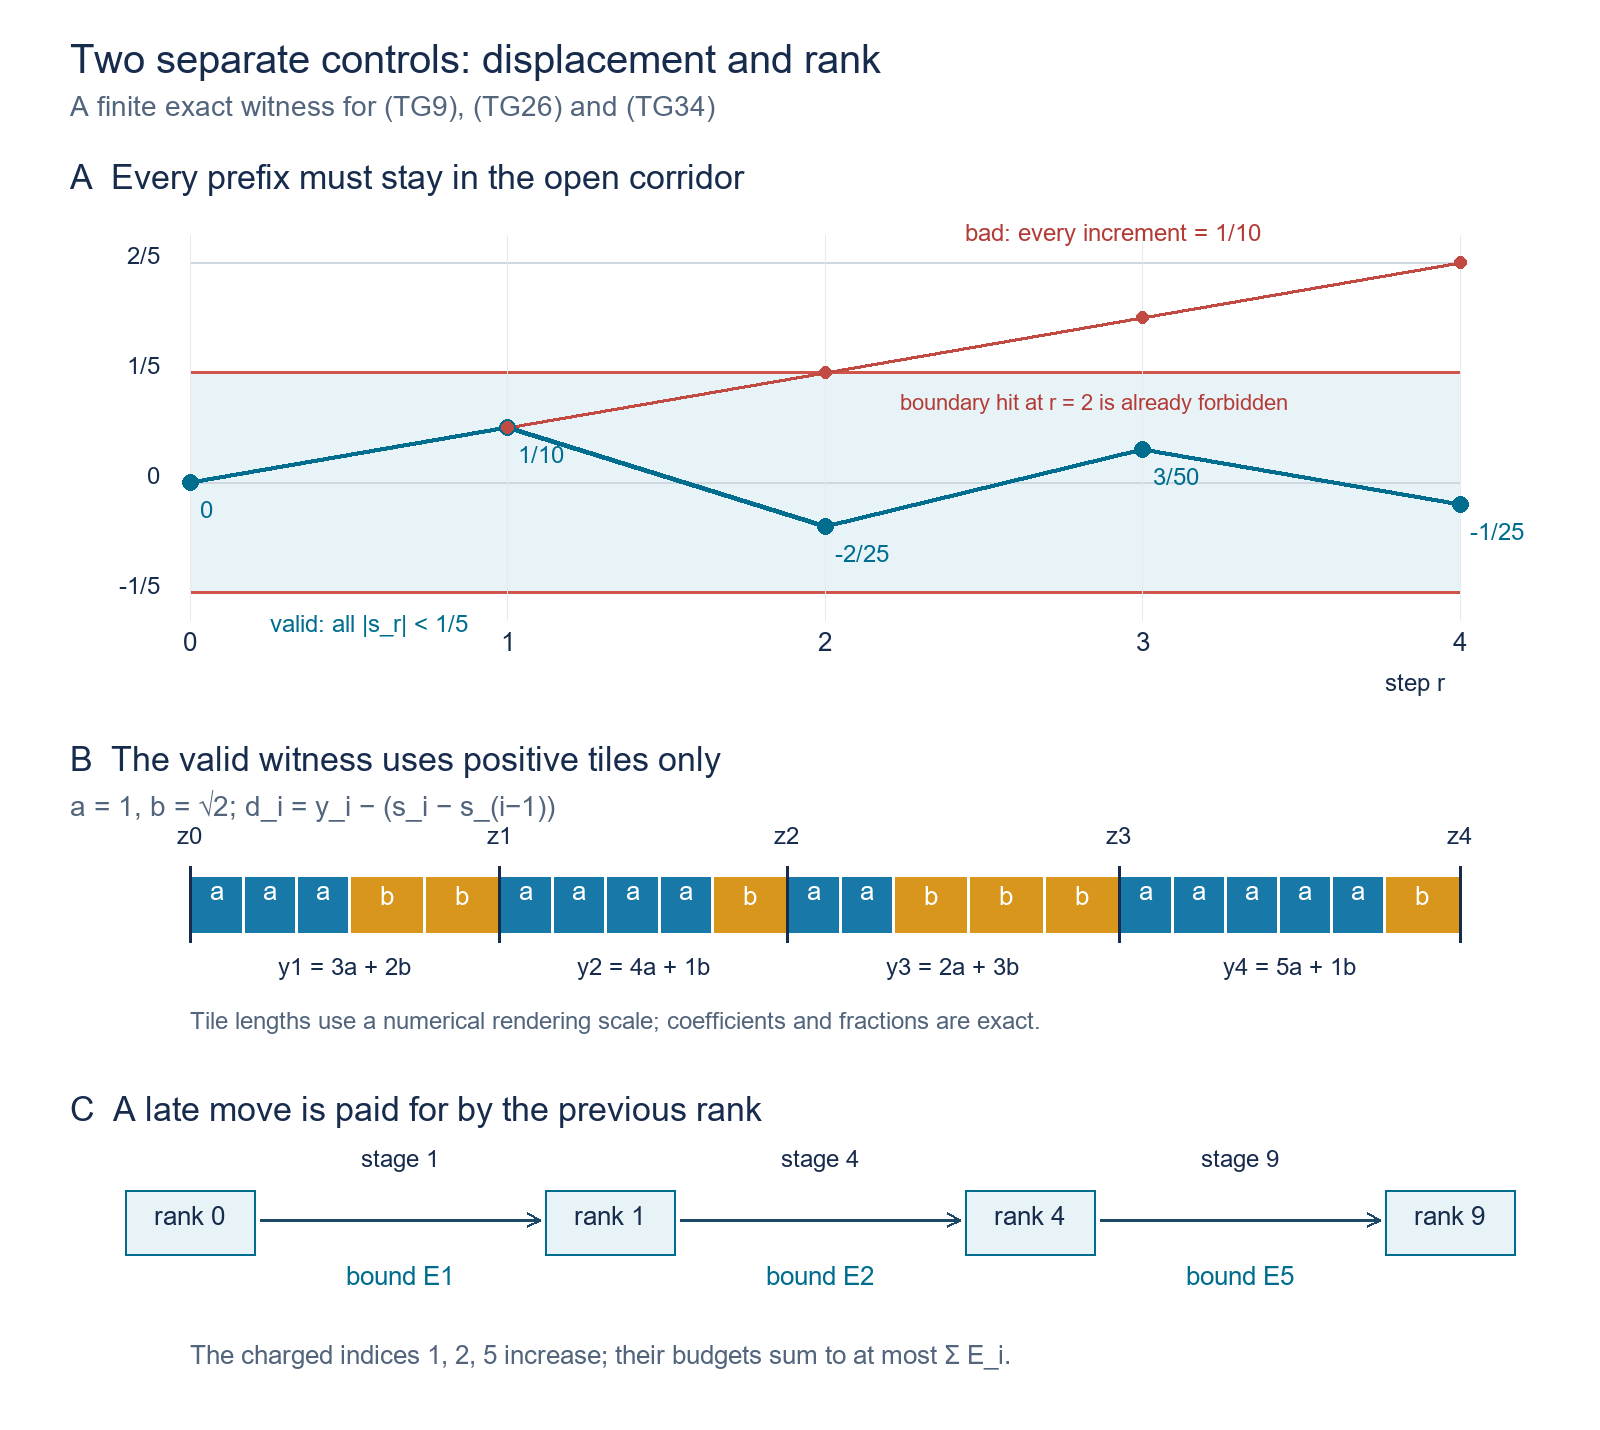

The script that saved this image:
"""Original diagnostic for the all-orbit two-gap proof; CC0-1.0.
Run with Python -B. Uses Pillow already present in the workspace runtime.
The installed Arial font is read for rasterization; no font is copied.
SVG contains text references, not embedded fonts. No package or cache is created.
"""
from pathlib import Path
from fractions import Fraction
import math, json, html
from PIL import Image, ImageDraw, ImageFont

OUT=Path(__file__).resolve().parent
W,H=1600,1430
im=Image.new('RGB',(W,H),'#ffffff'); draw=ImageDraw.Draw(im)
svg=[f'<svg xmlns="http://www.w3.org/2000/svg" width="{W}" height="{H}" viewBox="0 0 {W} {H}">', '<rect width="100%" height="100%" fill="white"/>']
font_path=Path('C:/Windows/Fonts/arial.ttf')
fonts={size:ImageFont.truetype(str(font_path),size) for size in [22,24,26,28,30,34,40]}
def text(x,y,t,size=26,color='#172b4d',anchor=None):
    draw.text((x,y),t,font=fonts[size],fill=color,anchor=anchor)
    ta='middle' if anchor=='mt' else ('end' if anchor=='rt' else 'start')
    svg.append(f'<text x="{x}" y="{y+size}" font-family="Arial,sans-serif" font-size="{size}" text-anchor="{ta}" fill="{color}">{html.escape(t)}</text>')
def line(points,color='#cbd5e1',width=2):
    draw.line(points,fill=color,width=width)
    xy=' '.join(f'{x},{y}' for x,y in points)
    svg.append(f'<polyline points="{xy}" fill="none" stroke="{color}" stroke-width="{width}"/>')
def rect(box,fill,outline=None,width=1):
    draw.rectangle(box,fill=fill,outline=outline,width=width)
    x,y,x2,y2=box
    svg.append(f'<rect x="{x}" y="{y}" width="{x2-x}" height="{y2-y}" fill="{fill}"'+(f' stroke="{outline}" stroke-width="{width}"' if outline else '')+'/>')
def dot(x,y,color,r=8):
    draw.ellipse((x-r,y-r,x+r,y+r),fill=color)
    svg.append(f'<circle cx="{x}" cy="{y}" r="{r}" fill="{color}"/>')
def arrow(x1,y1,x2,y2,color='#1c4966',width=3):
    line([(x1,y1),(x2,y2)],color,width)
    angle=math.atan2(y2-y1,x2-x1)
    for sign in [-1,1]:
        line([(x2,y2),(x2-14*math.cos(angle+sign*.45),y2-14*math.sin(angle+sign*.45))],color,width)

text(70,36,'Two separate controls: displacement and rank',40)
text(70,90,'A finite exact witness for (TG9), (TG26) and (TG34)',28,color='#52657c')

text(70,158,'A  Every prefix must stay in the open corridor',34)
left,right,top,bottom=190,1460,235,620
xp=lambda r:left+(right-left)*r/4
yp=lambda s:bottom-(float(s)+.25)/.70*(bottom-top)
rect((left,yp(Fraction(1,5)),right,yp(-Fraction(1,5))),'#e8f3f8')
for s,label in [(Fraction(-1,5),'-1/5'),(Fraction(0),'0'),(Fraction(1,5),'1/5'),(Fraction(2,5),'2/5')]:
    line([(left,yp(s)),(right,yp(s))], '#cf554b' if abs(s)==Fraction(1,5) else '#ced8e0',3 if abs(s)==Fraction(1,5) else 2)
    text(left-30,yp(s)-15,label,24,anchor='rt')
for r in range(5):
    line([(xp(r),top),(xp(r),bottom)],'#e4eaf0',1)
    text(xp(r),bottom+12,str(r),26,anchor='mt')
text(1385,bottom+49,'step r',24)
valid=[Fraction(0),Fraction(1,10),-Fraction(2,25),Fraction(3,50),-Fraction(1,25)]
bad=[Fraction(r,10) for r in range(5)]
line([(xp(r),yp(s)) for r,s in enumerate(bad)],'#c14a43',4)
line([(xp(r),yp(s)) for r,s in enumerate(valid)],'#006d8f',5)
for r,s in enumerate(valid):
    dot(xp(r),yp(s),'#006d8f')
    label='0' if not s else str(s)
    text(xp(r)+10,yp(s)+14,label,24,color='#006d8f')
for r in range(1,5):
    dot(xp(r),yp(bad[r]),'#c14a43',6)
text(965,219,'bad: every increment = 1/10',24,color='#b33a35')
text(900,yp(Fraction(1,5))+18,'boundary hit at r = 2 is already forbidden',22,color='#b33a35')
text(270,yp(-Fraction(1,5))+18,'valid: all |s_r| < 1/5',24,color='#006d8f')

text(70,740,'B  The valid witness uses positive tiles only',34)
text(70,790,'a = 1, b = √2; d_i = y_i − (s_i − s_(i−1))',28,color='#52657c')
coeffs=[(3,2),(4,1),(2,3),(5,1)]
a,b=1.0,math.sqrt(2)
y=[p*a+q*b for p,q in coeffs]
ends=[0.0]
for length in y:ends.append(ends[-1]+length)
scale=(right-left)/ends[-1]
base=875
colors={'a':'#1879a8','b':'#d8961c'}
for i,(p,q) in enumerate(coeffs):
    x=ends[i]
    for tile,length in [('a',a)]*p+[('b',b)]*q:
        x1,x2=left+x*scale,left+(x+length)*scale
        rect((x1,base,x2,base+59),colors[tile],outline='white',width=2)
        text((x1+x2)/2,base+11,tile,26,color='white',anchor='mt')
        x+=length
    assert math.isclose(x,ends[i+1])
    text(left+(ends[i]+ends[i+1])*scale/2,base+83,f'y{i+1} = {p}a + {q}b',24,anchor='mt')
for i,end in enumerate(ends):
    x=left+end*scale
    line([(x,base-9),(x,base+67)],'#172b4d',3)
    text(x,base-48,f'z{i}',24,anchor='mt')
text(190,1007,'Tile lengths use a numerical rendering scale; coefficients and fractions are exact.',24,color='#52657c')

text(70,1090,'C  A late move is paid for by the previous rank',34)
xs=[190,610,1030,1450]
for x,rank in zip(xs,[0,1,4,9]):
    rect((x-65,1190,x+65,1255),'#e8f3f8',outline='#006d8f',width=2)
    text(x,1206,f'rank {rank}',26,anchor='mt')
for i,(stage,charge) in enumerate([(1,1),(4,2),(9,5)]):
    arrow(xs[i]+70,1220,xs[i+1]-70,1220)
    mid=(xs[i]+xs[i+1])/2
    text(mid,1150,f'stage {stage}',24,anchor='mt')
    text(mid,1266,f'bound E{charge}',26,color='#006d8f',anchor='mt')
text(190,1340,'The charged indices 1, 2, 5 increase; their budgets sum to at most Σ E_i.',26,color='#52657c')

increments=[valid[i]-valid[i-1] for i in range(1,5)]
assert all(abs(s)<Fraction(1,5) for s in valid)
assert bad[2]==Fraction(1,5)
assert sum(p for p,q in coeffs)==14 and sum(q for p,q in coeffs)==7
assert all(y[i]-float(increments[i])>0 for i in range(4))
record={'license':'CC0-1.0','kind':'finite diagnostic; rank panel is a bound diagram',
        'exact_a':'1','exact_b':'sqrt(2)','corridor_radius':'1/5',
        'valid_prefix_errors':[str(s) for s in valid],
        'bad_prefix_errors':[str(s) for s in bad],
        'exact_increments':[str(s) for s in increments],
        'tile_coefficients':[{'a':p,'b':q} for p,q in coeffs],
        'original_gap_formula':'d_i = y_i - (s_i - s_(i-1))',
        'rank_promotions':[0,1,4,9],'global_move_stages':[1,4,9],
        'charged_indices':[1,2,5],'proof_locators':['TG9','TG18','TG26','TG34','Diagnostics 2 and 4'],
        'raster_size':[W,H],'rendering':'Pillow; installed Arial read without copying',
        'numeric_rendering_approximations':{'b':b,'word_lengths':y,'word_endpoints':ends}}
im.save(OUT/'corridor-tiles-and-rank-charge.png')
svg.append('</svg>')
(OUT/'corridor-tiles-and-rank-charge.svg').write_text('\n'.join(svg),encoding='utf8')
(OUT/'corridor-tiles-and-rank-charge.json').write_text(json.dumps(record,indent=2,ensure_ascii=False)+'\n',encoding='utf8')
print('Exact fraction, positivity, tile-count and rank-index assertions passed.')
